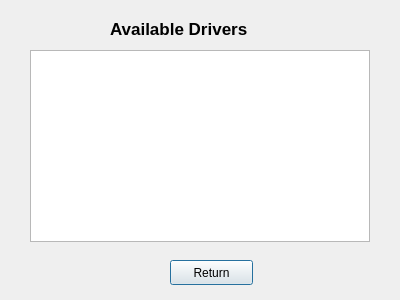
<?xml version="1.0" encoding="UTF-8"?>
<ui version="4.0">
 <class>tc_finddriver</class>
 <widget class="QDialog" name="tc_finddriver">
  <property name="geometry">
   <rect>
    <x>0</x>
    <y>0</y>
    <width>400</width>
    <height>300</height>
   </rect>
  </property>
  <property name="windowTitle">
   <string>Dialog</string>
  </property>
  <widget class="QLabel" name="label">
   <property name="geometry">
    <rect>
     <x>110</x>
     <y>20</y>
     <width>170</width>
     <height>17</height>
    </rect>
   </property>
   <property name="font">
    <font>
     <pointsize>13</pointsize>
     <weight>75</weight>
     <bold>true</bold>
    </font>
   </property>
   <property name="text">
    <string>Available Drivers</string>
   </property>
  </widget>
  <widget class="QTableView" name="tableView">
   <property name="geometry">
    <rect>
     <x>30</x>
     <y>50</y>
     <width>340</width>
     <height>192</height>
    </rect>
   </property>
  </widget>
  <widget class="QPushButton" name="returnBtn">
   <property name="geometry">
    <rect>
     <x>170</x>
     <y>260</y>
     <width>83</width>
     <height>25</height>
    </rect>
   </property>
   <property name="text">
    <string>Return</string>
   </property>
  </widget>
 </widget>
 <resources/>
 <connections/>
</ui>
